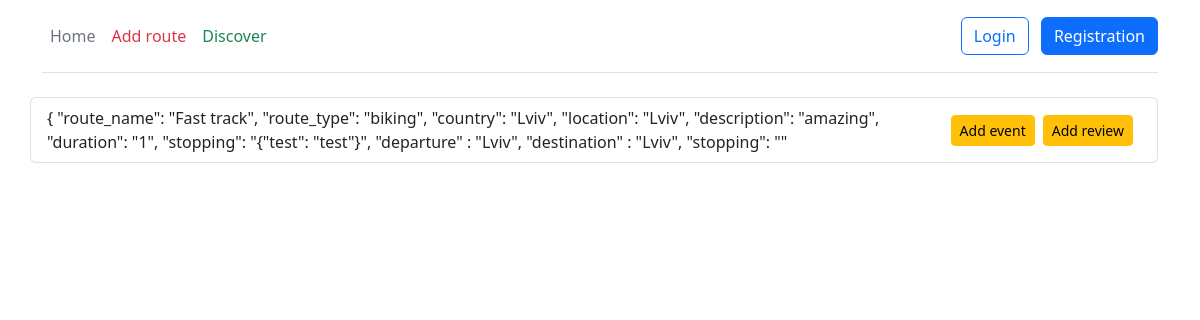
The page /route/45 on the database as committed earlier.
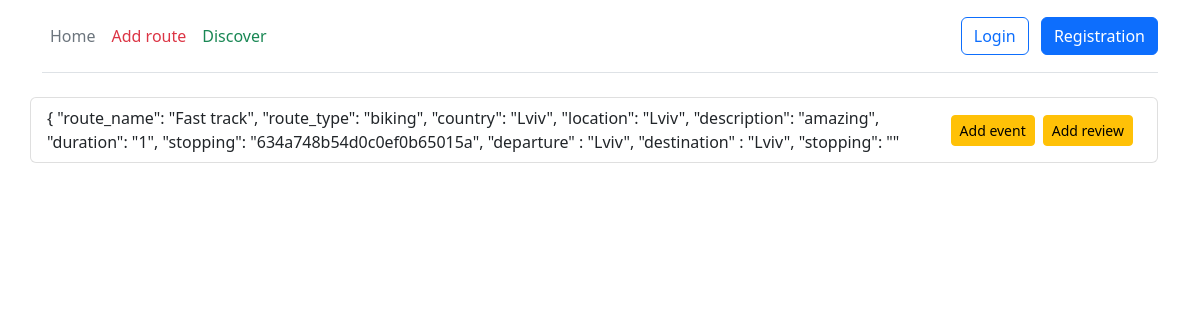
The same page on the database as committed later.
### route/models.py (models this page shows, shortened)
class Route(models.Model):
    class RouteType(models.TextChoices):
        bicycle_route = 'bicycle', gettext_lazy('bicycle')
        hiking_route = 'hiking', gettext_lazy('hiking')
    route_name = models.CharField(max_length=255, null=True)
    route_type = models.CharField(max_length=50, choices=RouteType.choices, default=RouteType.hiking_route)
    departure = models.IntegerField()
    stopping = models.CharField(max_length=50, null=True)
    destination = models.IntegerField()
    country = models.CharField(max_length=50)
    location = models.CharField(max_length=50)
    description = models.TextField()
    duration = models.IntegerField()
    class Meta:
        verbose_name = 'Route'
        verbose_name_plural = 'Routes'

### route/views.py (the view)
# urls.py: path('<int:route_id>', views.route_info, name='info'),
def route_info(request, route_id):
    cursor = connection.cursor()
    raw_query_route = f"""SELECT route_route.route_name,
                            route_route.route_type,
                            route_route.country,
                            route_route.location,
                            route_route.description,
                            route_route.duration,
                            start.name                     AS departure,
                            route_route.stopping,
                            finish.name                    AS destination
                            FROM route_route
                                     JOIN route_place AS start
                                          ON start.id = route_route.departure
                                     JOIN route_place AS finish
                                          ON finish.id = route_route.destination
                            WHERE route_route.id = '{route_id}';"""
    events = models.Event.objects.filter(route_id=route_id).all()
    reviews = models.Review.objects.filter(route_id_id=route_id).all()
    cursor.execute(raw_query_route)
    row = cursor.fetchall()
    result = [{'route_name': itm[0], 'route_type': itm[1], 'country': itm[2], 'location': itm[3],
               'description': itm[4], 'duration': itm[5], 'departure': itm[6], 'stopping': itm[7],
               'destination': itm[8], 'route_id': route_id} for itm in row]
    if result:
        with MongoDBConnection('admin', 'admin', '127.0.0.1') as db:
            collection = db['stopping']
            stopping = collection.find_one({'_id': ObjectId(result[0]['stopping'])})
    else:
        stopping = None
    return render(request, 'route/route_info.html',
                  {'result': result, 'stopping': stopping, 'event': events, 'review': reviews})

### utils/mongo_utils.py (called while the page is built)
    def __enter__(self):
        CONNECTION_STRING = f"mongodb://{self.username}:{self.password}@{self.hostname}:{self.port}"
        self.client = MongoClient(CONNECTION_STRING)
        self.db = self.client['test']
        return self.db

    def __exit__(self, exc_type, exc_val, exc_tb):
        self.client.close()

### templates/route/route_info.html (shortened to what this page needs)
{% extends 'main/layout.html' %}
{% block content %}
    <div class="container">
        <div class="row">
            <ul class="list-group">
                {% if result %}
                    {% for itm in result %}
                        <li class="list-group-item d-flex justify-content-between align-items-center rounded">
                            {
                            "route_name": "{{ itm.route_name }}",
                            "route_type": "{{ itm.route_type }}",
                            "country": "{{ itm.country }}",
                            "location": "{{ itm.location }}",
                            "description": "{{ itm.description }}",
                            "duration": "{{ itm.duration }}",
                            "stopping": "{{ itm.stopping }}",
                            "departure" : "{{ itm.departure }}",
                            "destination" : "{{ itm.destination }}",
                            "stopping": "{{ stopping }}"
                            <a href="{% url 'route:add_event' itm.route_id %}"
                               class="btn btn-sm btn-warning flex-shrink-0 me-2">Add event</a>
                            <a href="{% url 'route:add_review' itm.route_id %}"
                               class="btn btn-sm btn-warning flex-shrink-0 me-2">Add review</a>
                        </li>
                    {% endfor %}
                {% else %}
                    <h3 class="text-center">Does not exist (temp)</h3>
                {% endif %}
            </ul>
            <br>
        </div>
    </div>
{% endblock %}

Rows that differ between the two databases and show on the page:
changed Route "Fast track": stopping "{\"test\": \"test\"}" → "634a748b54d0c0ef0b65015a"
